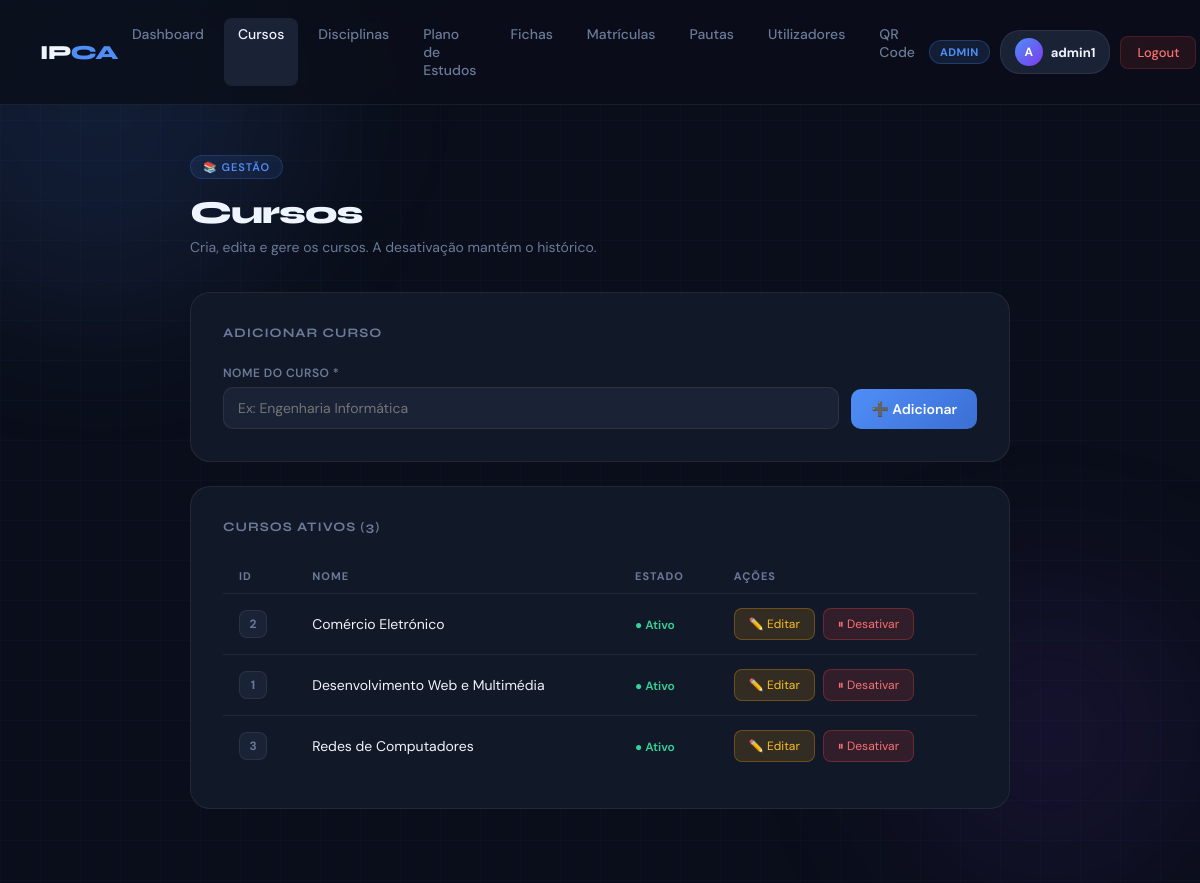
The app's page /cursos.php (signed in) with its own data.
### tables this page shows
CREATE TABLE `cursos` (
  `ID` int(11) NOT NULL AUTO_INCREMENT,
  `Nome` text NOT NULL,
  `ativo` tinyint(1) NOT NULL DEFAULT 1,
  PRIMARY KEY (`ID`)
);

### cursos.php (the view, shortened to what this page needs)
<?php
require_once 'config.php';
$isAdmin   = ($_SESSION['grupo'] == 1);
$isGestor  = ($_SESSION['grupo'] == 4);
$podeGerir = ($isAdmin || $isGestor);
$cursos_ativos   = $pdo->query("SELECT * FROM cursos WHERE ativo=1 ORDER BY Nome")->fetchAll();
?>
<!DOCTYPE html>
<html lang="pt">
<head>
</head>
<body>
<div class="orb orb-1"></div><div class="orb orb-2"></div>
<?php include 'navbar.php'; ?>
<main>
    <div class="page-header">
        <div class="page-tag">📚 Gestão</div>
        <h1>Cursos</h1>
        <p><?= $podeGerir ? 'Cria, edita e gere os cursos. A desativação mantém o histórico.' : 'Consulta os cursos disponíveis.' ?></p>
    </div>
    <?php if ($podeGerir): ?>
    <div class="box">
        <div class="box-title">Adicionar Curso</div>
        <form method="POST" novalidate>
            <div class="form-row">
                <div class="form-group">
                    <label>Nome do Curso *</label>
                    <input type="text" name="nome" required minlength="3" maxlength="200" placeholder="Ex: Engenharia Informática">
                </div>
                <button type="submit" name="add" class="btn btn-primary">➕ Adicionar</button>
            </div>
        </form>
    </div>
    <?php endif; ?>
    <div class="box">
        <div class="box-title">Cursos Ativos (<?= count($cursos_ativos) ?>)</div>
        <?php if (empty($cursos_ativos)): ?>
            <p style="color:var(--muted);text-align:center;padding:20px 0">Nenhum curso ativo.</p>
        <?php else: ?>
        <table>
            <tr><th>ID</th><th>Nome</th><th>Estado</th><?php if ($podeGerir): ?><th>Ações</th><?php endif; ?></tr>
            <?php foreach ($cursos_ativos as $row): ?>
            <tr>
                <td><span class="badge"><?= $row['ID'] ?></span></td>
                <td><?= htmlspecialchars($row['Nome']) ?></td>
                <td><span class="status-ativo">● Ativo</span></td>
                <?php if ($podeGerir): ?>
                <td><div class="actions">
                    <a href="?edit=<?= $row['ID'] ?>" class="btn-edit">✏️ Editar</a>
                    <a href="?del=<?= $row['ID'] ?>" class="btn-del" onclick="return confirm('Desativar curso?')">⏸ Desativar</a>
                </div></td>
                <?php endif; ?>
            </tr>
            <?php endforeach; ?>
        </table>
        <?php endif; ?>
    </div>
</main>
</body>
</html>

### cursos.php (style rules this page uses)
:root { --bg:#0a0e1a;--surface:#111827;--surface2:#1a2236;--border:rgba(255,255,255,0.07);--accent:#4f8ef7;--accent2:#7c3aed;--text:#f0f4ff;--muted:#6b7a99 }
* { margin:0;padding:0;box-sizing:border-box }
body { font-family:'DM Sans',sans-serif;background:var(--bg);color:var(--text);min-height:100vh }
body::before { content:'';position:fixed;inset:0;background-image:linear-gradient(rgba(79,142,247,0.03) 1px,transparent 1px),linear-gradient(90deg,rgba(79,142,247,0.03) 1px,transparent 1px);background-size:40px 40px;pointer-events:none;z-index:0 }
.orb { position:fixed;border-radius:50%;filter:blur(80px);pointer-events:none;z-index:0 }
.orb-1 { width:400px;height:400px;background:rgba(79,142,247,0.12);top:-100px;left:-100px }
.orb-2 { width:300px;height:300px;background:rgba(124,58,237,0.1);bottom:0;right:0 }
main { position:relative;z-index:1;max-width:900px;margin:0 auto;padding:50px 40px }
.page-header { margin-bottom:36px;animation:fadeUp 0.4s ease both }
.page-tag { display:inline-flex;align-items:center;gap:6px;background:rgba(79,142,247,0.1);border:1px solid rgba(79,142,247,0.2);color:var(--accent);font-size:11px;font-weight:600;letter-spacing:1px;text-transform:uppercase;padding:4px 12px;border-radius:20px;margin-bottom:14px }
.page-header h1 { font-family:'Syne',sans-serif;font-size:32px;font-weight:800;letter-spacing:-1px;margin-bottom:6px }
.page-header p { color:var(--muted);font-size:14px }
.box { background:var(--surface);border:1px solid var(--border);border-radius:20px;padding:32px;margin-bottom:24px;animation:fadeUp 0.4s 0.1s ease both }
.box-title { font-family:'Syne',sans-serif;font-size:13px;font-weight:700;color:var(--muted);text-transform:uppercase;letter-spacing:1px;margin-bottom:24px }
.form-row { display:flex;gap:12px;align-items:flex-end;flex-wrap:wrap }
.form-group { flex:1;min-width:180px;display:flex;flex-direction:column;gap:6px }
.form-group label { font-size:12px;font-weight:600;color:var(--muted);text-transform:uppercase;letter-spacing:0.5px }
.form-group input { padding:11px 14px;background:var(--surface2);border:1px solid var(--border);border-radius:10px;color:var(--text);font-size:14px;font-family:'DM Sans',sans-serif }
.btn { padding:11px 20px;border:none;border-radius:10px;font-size:14px;font-weight:600;font-family:'DM Sans',sans-serif;cursor:pointer;white-space:nowrap }
.btn-primary { background:linear-gradient(135deg,var(--accent),#3b6fd4);color:white }
.btn-edit { background:rgba(245,158,11,0.15);color:#fbbf24;border:1px solid rgba(245,158,11,0.3);font-size:12px;padding:7px 14px;text-decoration:none;border-radius:8px }
.btn-del { background:rgba(239,68,68,0.15);color:#f87171;border:1px solid rgba(239,68,68,0.3);font-size:12px;padding:7px 14px;text-decoration:none;border-radius:8px }
table { width:100%;border-collapse:collapse }
th { padding:10px 16px;text-align:left;font-size:11px;font-weight:700;color:var(--muted);text-transform:uppercase;letter-spacing:1px;border-bottom:1px solid var(--border) }
td { padding:14px 16px;font-size:14px;border-bottom:1px solid var(--border);vertical-align:middle }
tr:last-child td { border-bottom:none }
.badge { display:inline-flex;align-items:center;justify-content:center;width:28px;height:28px;background:var(--surface2);border:1px solid var(--border);border-radius:8px;font-size:12px;font-weight:700;color:var(--muted) }
.actions { display:flex;gap:8px;align-items:center }
.status-ativo { color:#34d399;font-size:12px;font-weight:600 }

### records on screen
cursos: ID "2", Nome "Comércio Eletrónico"
cursos: ID "1", Nome "Desenvolvimento Web e Multimédia"
cursos: ID "3", Nome "Redes de Computadores"

### other values on screen
$label "ADMIN"
substr($_SESSION['login'], 0, 1) "A"
$_SESSION['login'] "admin1"
count($cursos_ativos) "3"
